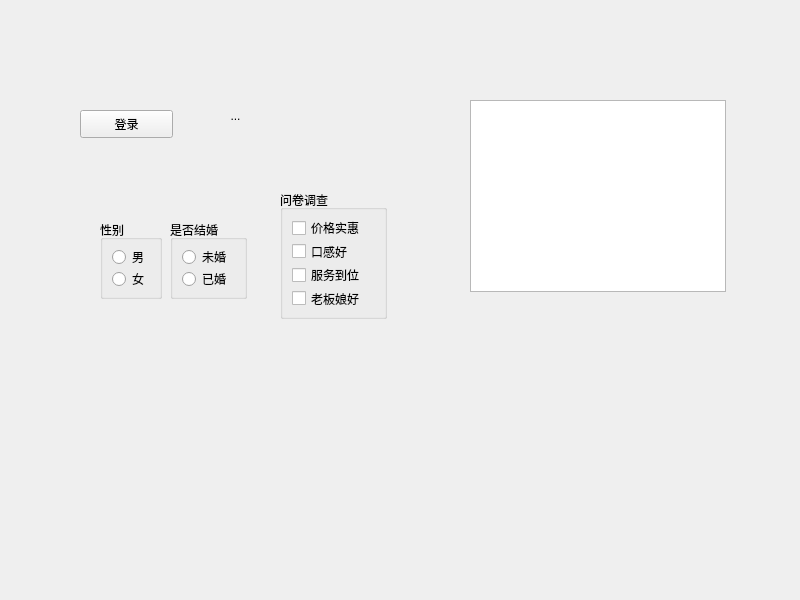
<?xml version="1.0" encoding="UTF-8"?>
<ui version="4.0">
 <class>Widget</class>
 <widget class="QWidget" name="Widget">
  <property name="geometry">
   <rect>
    <x>0</x>
    <y>0</y>
    <width>800</width>
    <height>600</height>
   </rect>
  </property>
  <property name="windowTitle">
   <string>Widget</string>
  </property>
  <widget class="QPushButton" name="pushButton">
   <property name="geometry">
    <rect>
     <x>80</x>
     <y>110</y>
     <width>93</width>
     <height>28</height>
    </rect>
   </property>
   <property name="text">
    <string>登录</string>
   </property>
   <property name="iconSize">
    <size>
     <width>16</width>
     <height>16</height>
    </size>
   </property>
  </widget>
  <widget class="QToolButton" name="toolButton">
   <property name="geometry">
    <rect>
     <x>200</x>
     <y>90</y>
     <width>71</width>
     <height>51</height>
    </rect>
   </property>
   <property name="text">
    <string>...</string>
   </property>
   <property name="icon">
    <iconset resource="res.qrc">
     <normaloff>:/Image/Back_pressed.png</normaloff>:/Image/Back_pressed.png</iconset>
   </property>
   <property name="iconSize">
    <size>
     <width>64</width>
     <height>64</height>
    </size>
   </property>
   <property name="autoRaise">
    <bool>true</bool>
   </property>
  </widget>
  <widget class="QGroupBox" name="groupBox">
   <property name="geometry">
    <rect>
     <x>100</x>
     <y>220</y>
     <width>62</width>
     <height>79</height>
    </rect>
   </property>
   <property name="title">
    <string>性别</string>
   </property>
   <layout class="QVBoxLayout" name="verticalLayout">
    <item>
     <widget class="QRadioButton" name="rBtnMan">
      <property name="text">
       <string>男</string>
      </property>
     </widget>
    </item>
    <item>
     <widget class="QRadioButton" name="rBtnWoman">
      <property name="text">
       <string>女</string>
      </property>
     </widget>
    </item>
   </layout>
  </widget>
  <widget class="QGroupBox" name="groupBox_2">
   <property name="geometry">
    <rect>
     <x>170</x>
     <y>220</y>
     <width>77</width>
     <height>79</height>
    </rect>
   </property>
   <property name="title">
    <string>是否结婚</string>
   </property>
   <layout class="QVBoxLayout" name="verticalLayout_2">
    <item>
     <widget class="QRadioButton" name="radioButton_4">
      <property name="text">
       <string>未婚</string>
      </property>
     </widget>
    </item>
    <item>
     <widget class="QRadioButton" name="radioButton_3">
      <property name="text">
       <string>已婚</string>
      </property>
     </widget>
    </item>
   </layout>
  </widget>
  <widget class="QGroupBox" name="groupBox_3">
   <property name="geometry">
    <rect>
     <x>280</x>
     <y>190</y>
     <width>107</width>
     <height>129</height>
    </rect>
   </property>
   <property name="title">
    <string>问卷调查</string>
   </property>
   <layout class="QVBoxLayout" name="verticalLayout_3">
    <item>
     <widget class="QCheckBox" name="cBox">
      <property name="text">
       <string>价格实惠</string>
      </property>
      <property name="tristate">
       <bool>true</bool>
      </property>
     </widget>
    </item>
    <item>
     <widget class="QCheckBox" name="checkBox_2">
      <property name="text">
       <string>口感好</string>
      </property>
     </widget>
    </item>
    <item>
     <widget class="QCheckBox" name="checkBox_3">
      <property name="text">
       <string>服务到位</string>
      </property>
     </widget>
    </item>
    <item>
     <widget class="QCheckBox" name="checkBox_4">
      <property name="text">
       <string>老板娘好</string>
      </property>
     </widget>
    </item>
   </layout>
  </widget>
  <widget class="QListWidget" name="listWidget">
   <property name="geometry">
    <rect>
     <x>470</x>
     <y>100</y>
     <width>256</width>
     <height>192</height>
    </rect>
   </property>
  </widget>
 </widget>
 <resources>
  <include location="res.qrc"/>
 </resources>
 <connections/>
</ui>
